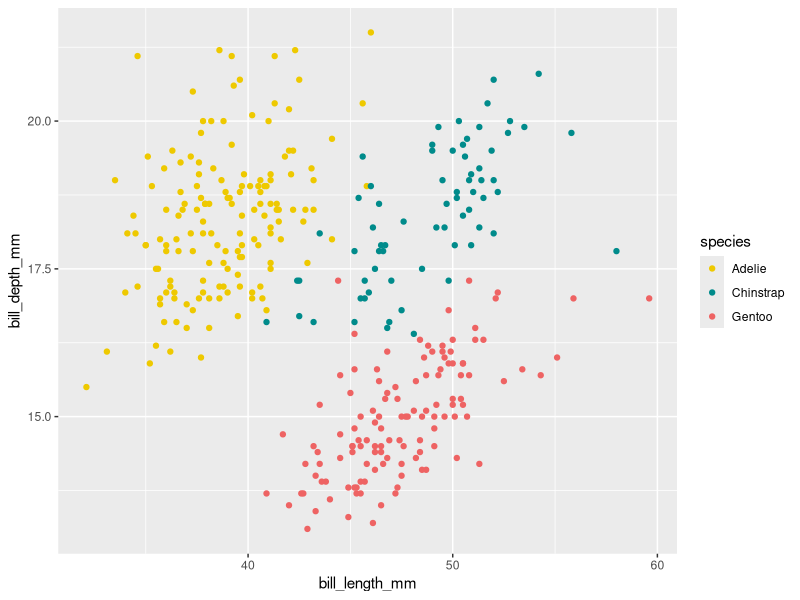
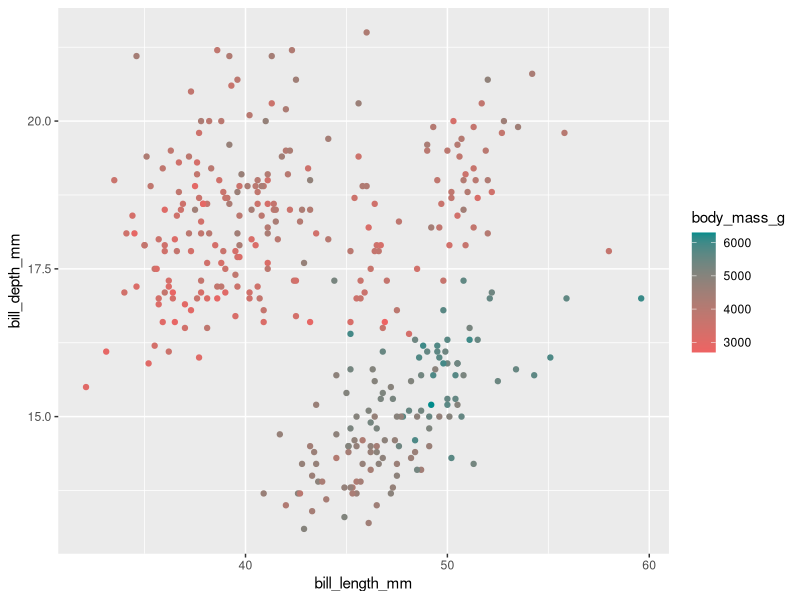
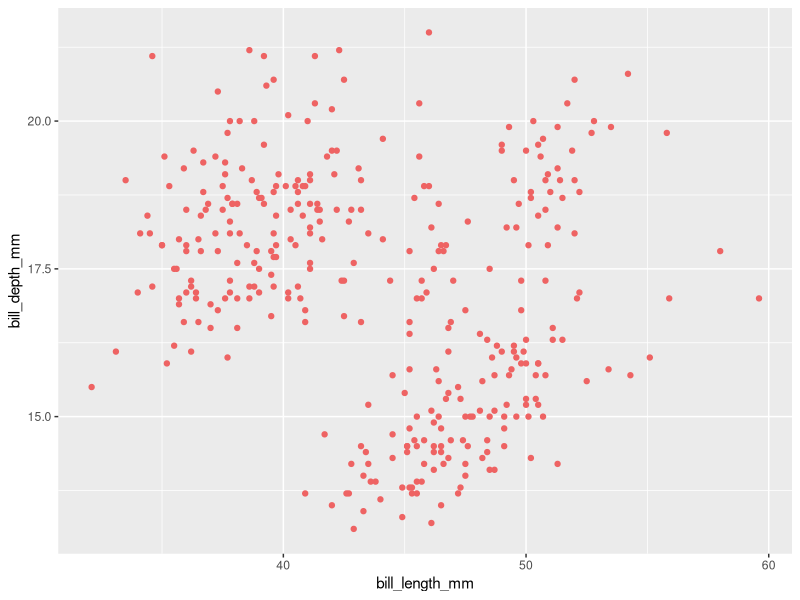
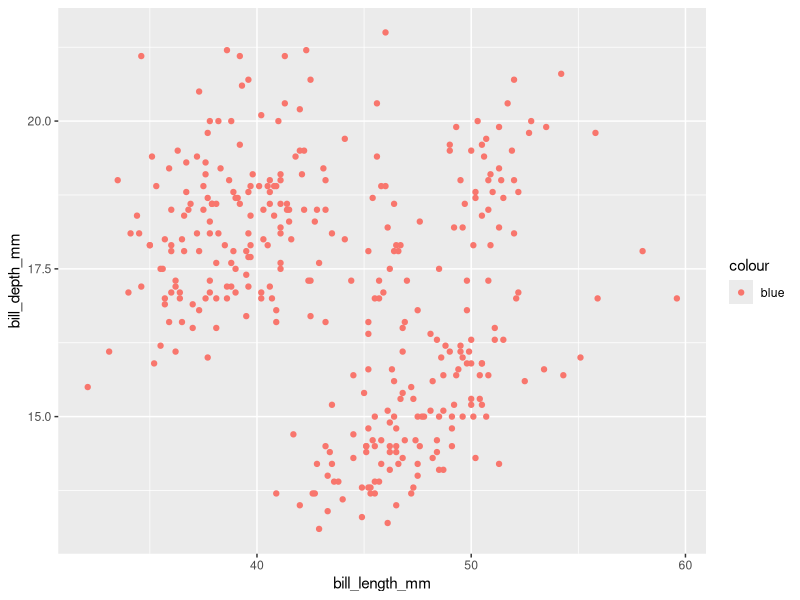
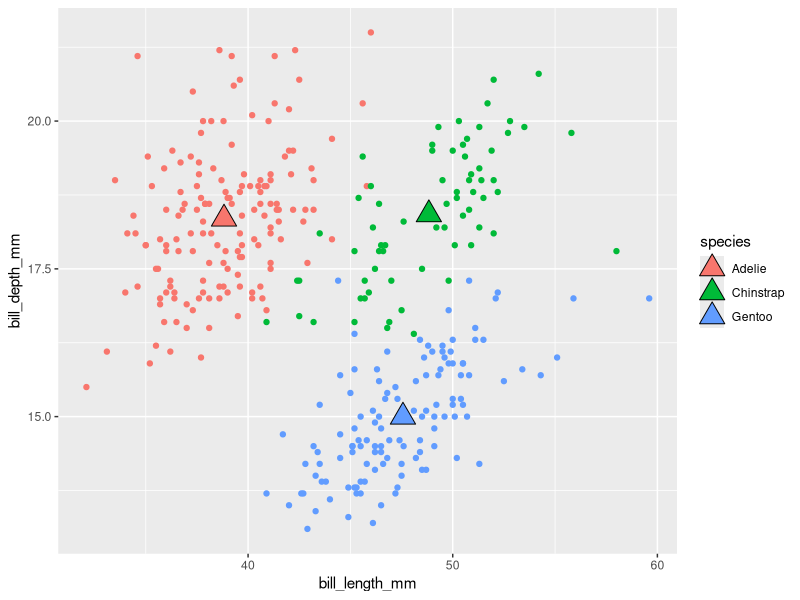
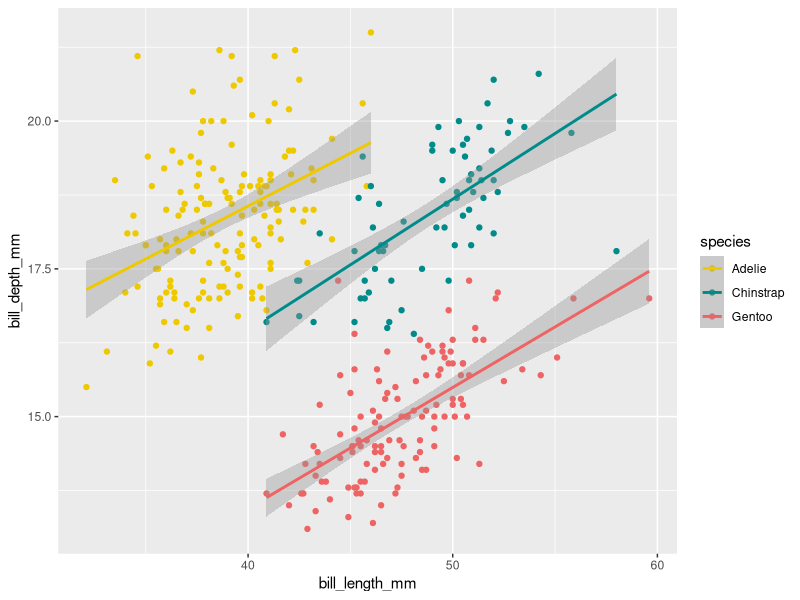
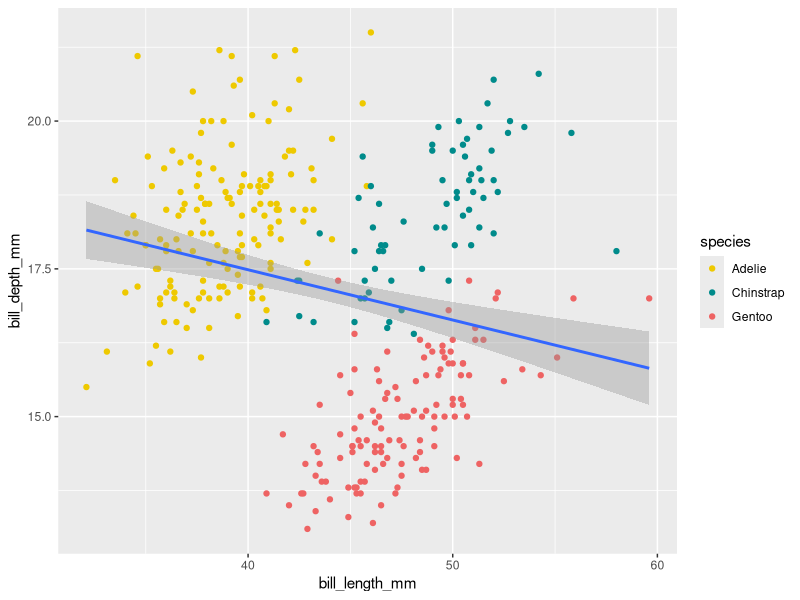
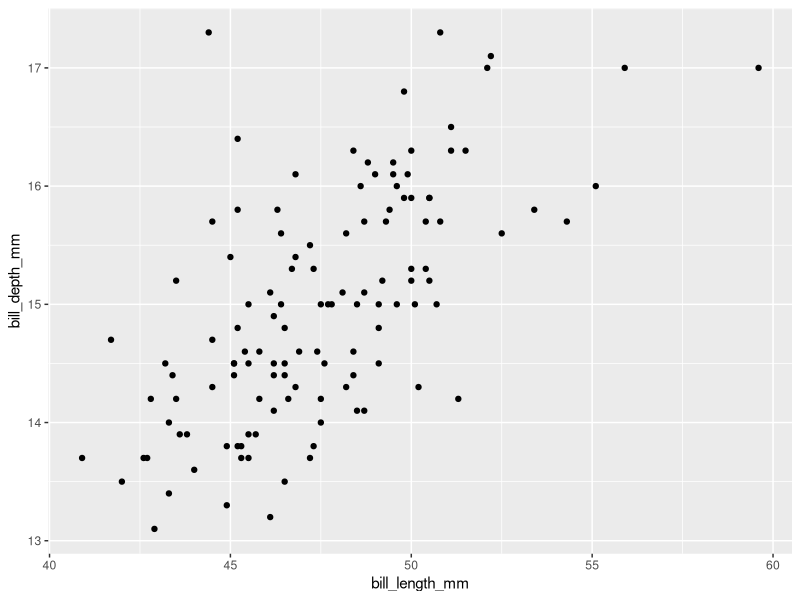

Write R code to recreate these figures, in order. (Note: this script raises an error after producing the figures.)
## ---- chunk 1
#| eval: true
#| echo: true
#| message: false
#| warning: false
# load packages ----
library(tidyverse)
library(palmerpenguins)
## ---- chunk 2
# create some untidy temperature data ----
temp_data_wide <- tribble(
  ~date, ~station1, ~station2,  ~station3,
  "2023-10-01", 30.1, 29.8,  31.2,
  "2023-11-01", 28.6, 29.1,  33.4,
  "2023-12-01", 29.9, 28.5,  32.3
)

# print it out ----
print(temp_data_wide)
## ---- chunk 3
# convert data from wide > long ----
temp_data_long <- temp_data_wide |> 
  pivot_longer(cols = starts_with("station"),
               names_to = "station_id",
               values_to = "temp_c")

# print it out ----
print(temp_data_long)
## ---- chunk 4
#| warning: false
ggplot(data = penguins,
       mapping = aes(x = bill_length_mm, y = bill_depth_mm,
                     color = species)) +
  geom_point() +
  scale_color_manual(values = c("gold2","cyan4","indianred2"))

## ---- chunk 5
#| warning: false
# ~ CODE ALONG HERE ~
## ---- chunk 6
#| warning: false

ggplot(data = penguins,
       mapping = aes(x = bill_length_mm, y = bill_depth_mm,
                     color = body_mass_g)) +
  geom_point() +
  scale_color_gradient(low = "indianred2", high = "cyan4")

## ---- chunk 7
#| warning: false
ggplot(data = penguins,
       mapping = aes(x = bill_length_mm, y = bill_depth_mm)) +
  geom_point(color = "indianred2") 

ggplot(data = penguins,
       mapping = aes(x = bill_length_mm, y = bill_depth_mm, color = "blue")) +
  geom_point()  # makes all points red because it thinks blue = a variable
  
## ---- chunk 8
#| warning: false
#| message: false
# create a separate penguins_summary df ----
penguins_summary <- penguins %>%
  drop_na() %>% 
  group_by(species) %>%
  summarize(
    mean_bill_length_mm = mean(bill_length_mm),
    mean_bill_depth_mm = mean(bill_depth_mm)
  )

# create ggplot with layers from different dfs ----

  ggplot() +
  geom_point(data = penguins,
  mapping = aes(x = bill_length_mm,
              y = bill_depth_mm,
  color = species)) + # when aes is in the geom function, ensure to call the arguments ("data","mapping" etc) 
  geom_point(data = penguins_summary,
  mapping = aes(x = mean_bill_length_mm,
  y = mean_bill_depth_mm,
  fill = species),
  size = 6, shape = 24)

## ---- chunk 9
#| warning: false
#| message: false
# scatterplot with lms fitted to species ---- 

ggplot(data = penguins,
       mapping = aes(x = bill_length_mm, y = bill_depth_mm,
                     color = species)) +
  geom_point() +
  geom_smooth(method = "lm") + # we get 3 lm's because when set color = species it separates data into 3 subsets 
  scale_color_manual(values = c("gold2","cyan4","indianred2"))
## ---- chunk 10
#| warning: false
#| message: false
# scatterplot with lm fitted to entire data set ---- 

ggplot(data = penguins,
       mapping = aes(x = bill_length_mm, y = bill_depth_mm)) +
  geom_point(aes(color = species)) +
  geom_smooth(method = "lm") + # we get 3 lm's because when set color = species it separates data into 3 subsets 
  scale_color_manual(values = c("gold2","cyan4","indianred2"))



## ---- chunk 11
#| warning: false
# filter for Gentoo penguins, then pipe into ggplot ----
penguins %>%
  filter(species == "Gentoo") %>%
  ggplot(aes(x=bill_length_mm, y = bill_depth_mm)) +
  geom_point()

## ---- chunk 12
#| warning: false
ggplot(penguins, aes(x = species)) +
  geom_bar() # the default is stat = "identity"
  
ggplot(penguin_summary, aes(x = species, y = n)) +
  geom_bar(stat = "identity")
## ---- chunk 13
#| warning: false

# new summarized df ----
penguin_summary <- penguins |> 
  count(species) 

# generate bar heights based on "identity" of values in `n` column ----
# ~ CODE ALONG HERE ~
## ---- chunk 14
#| warning: false
ggplot(penguins, aes(x = species, y = after_stat(prop), group = 1)) +
  geom_bar()
## ---- chunk 15
#| warning: false
ggplot(penguins, aes(x = species,
                     fill = island)) +
    geom_bar(position = "dodge")


## ---- chunk 16
#| warning: false
# ~ CODE ALONG HERE ~
## ---- chunk 17
#| warning: false
# ~ CODE ALONG HERE ~
## ---- chunk 18
#| warning: false
ggplot(penguins, aes(x = species, fill = island)) +
  geom_bar(position = position_dodge2(preserve = "single"))

## ---- chunk 19
ggplot(penguins, aes(x = species)) +
  geom_bar() +
  coord_cartesian() # you don't need to explicitly include `coord_cartesian()` since it's the default
## ---- chunk 20
#| warning: false
# ~ CODE ALONG HERE ~
## ---- chunk 21
#| warning: false
# ~ CODE ALONG HERE ~
## ---- chunk 22
#| warning: false
# ~ CODE ALONG HERE ~
## ---- chunk 23
#| warning: false
# ~ CODE ALONG HERE ~
## ---- chunk 24
#| warning: false
#| message: false
# ~ CODE ALONG HERE ~
ggplot(penguins, aes(x = flipper_length_mm, fill = species)) +
geom_histogram(position  = "identity", alpha = 0.5) +
scale_fill_manual(values = c("gold2","cyan4","indianred2")) +
  labs(x = "Flipper length",
       y = "Frequency",
      fill = "Species", 
  title = "Penguin Flipper Lengths") +
  facet_wrap(~species, ncol = 1)  # the "~" means "by", "facet by"

